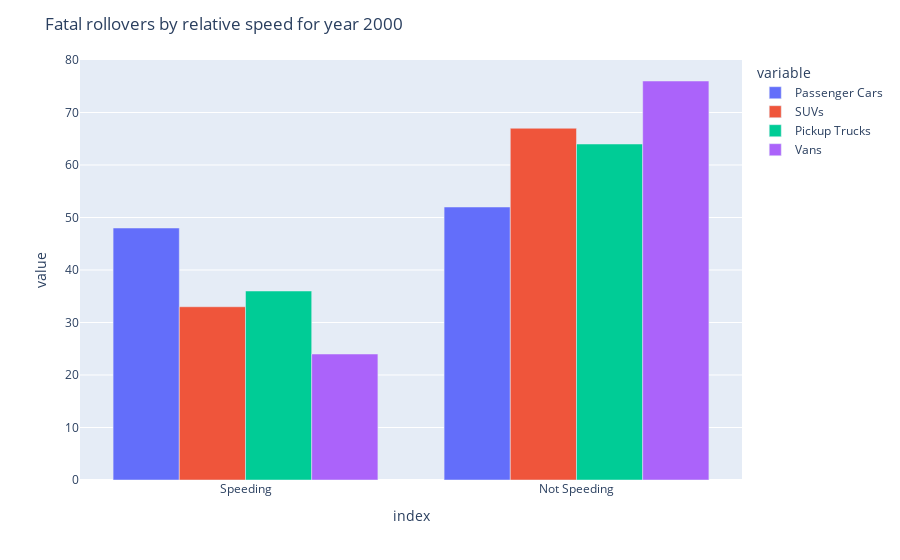

This figure's notebook cell:
### Markdown cell above
- #### <b>Bar chart - Fatal rollovers by relative speed, year 2000</b>

### Code cell
speeding_df = speeding_df.set_index(pd.Index(['Speeding', 'Not Speeding']))
fig = px.bar(speeding_df.drop(columns=['Relative Speed']), barmode='group')
fig.update_layout(title='Fatal rollovers by relative speed for year 2000')
fig.show()

### Figure 1 — Plotly figure (JSON) as saved in the notebook; plotly's stock layout.template omitted (floating-point values rounded to 4 significant figures)
{"data": [{"alignmentgroup": "True", "hovertemplate": "variable=Passenger Cars<br>index=%{x}<br>value=%{y}<extra></extra>", "legendgroup": "Passenger Cars", "marker": {"color": "#636efa", "pattern": {"shape": ""}}, "name": "Passenger Cars", "offsetgroup": "Passenger Cars", "orientation": "v", "showlegend": true, "textposition": "auto", "type": "bar", "x": ["Speeding", "Not Speeding"], "xaxis": "x", "y": [48, 52], "yaxis": "y"}, {"alignmentgroup": "True", "hovertemplate": "variable=SUVs<br>index=%{x}<br>value=%{y}<extra></extra>", "legendgroup": "SUVs", "marker": {"color": "#EF553B", "pattern": {"shape": ""}}, "name": "SUVs", "offsetgroup": "SUVs", "orientation": "v", "showlegend": true, "textposition": "auto", "type": "bar", "x": ["Speeding", "Not Speeding"], "xaxis": "x", "y": [33, 67], "yaxis": "y"}, {"alignmentgroup": "True", "hovertemplate": "variable=Pickup Trucks<br>index=%{x}<br>value=%{y}<extra></extra>", "legendgroup": "Pickup Trucks", "marker": {"color": "#00cc96", "pattern": {"shape": ""}}, "name": "Pickup Trucks", "offsetgroup": "Pickup Trucks", "orientation": "v", "showlegend": true, "textposition": "auto", "type": "bar", "x": ["Speeding", "Not Speeding"], "xaxis": "x", "y": [36, 64], "yaxis": "y"}, {"alignmentgroup": "True", "hovertemplate": "variable=Vans<br>index=%{x}<br>value=%{y}<extra></extra>", "legendgroup": "Vans", "marker": {"color": "#ab63fa", "pattern": {"shape": ""}}, "name": "Vans", "offsetgroup": "Vans", "orientation": "v", "showlegend": true, "textposition": "auto", "type": "bar", "x": ["Speeding", "Not Speeding"], "xaxis": "x", "y": [24, 76], "yaxis": "y"}], "layout": {"barmode": "group", "legend": {"title": {"text": "variable"}, "tracegroupgap": 0}, "margin": {"t": 60}, "title": {"text": "Fatal rollovers by relative speed for year 2000"}, "xaxis": {"anchor": "y", "domain": [0, 1], "title": {"text": "index"}}, "yaxis": {"anchor": "x", "domain": [0, 1], "title": {"text": "value"}}}}
